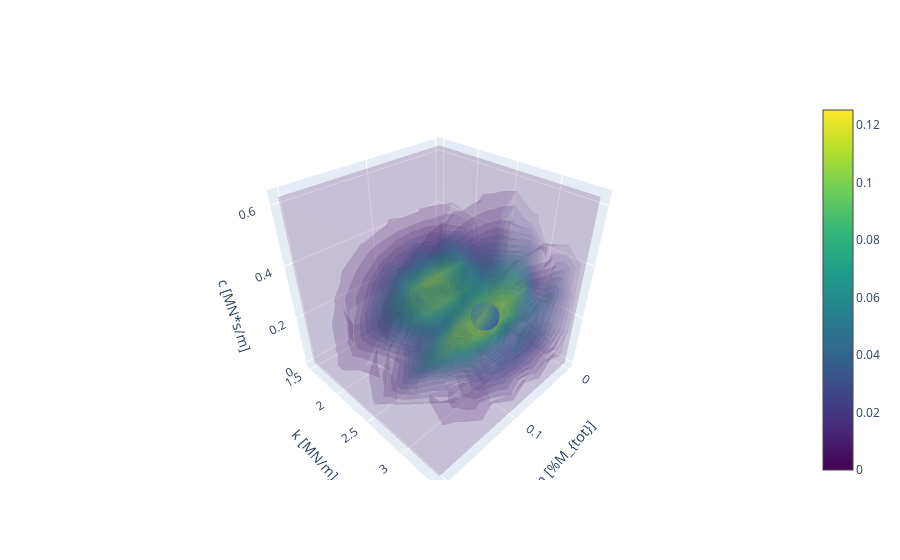

Write notebook code for a chart like this one.
### Markdown cell above
**Plot MCMC parameter space in volumetric 3d**

### Code cell
fig = go.Figure()

fig.add_trace(
    go.Scatter3d(
        x=[m_best],
        y=[k_best],
        z=[c_best],
        marker=dict(
            size=10
        )
    )
)

fig.add_trace(
    go.Volume(
        x=m_grid.flatten(),
        y=k_grid.flatten(),
        z=c_grid.flatten(),
        value=grid_values,
        opacity=0.1, # needs to be small to see through all surfaces
        surface_count=20, # needs to be a large number for good volume rendering
        colorscale='Viridis'
    )
)

fig.update_layout(
    scene = dict(
        xaxis = dict(title='m [%M_{tot}]'),
        yaxis = dict(title='k [MN/m]'),
        zaxis = dict(title='c [MN*s/m]'),
        aspectmode='cube'
    )
)

fig.show()
fig.write_html('../results/mcmc_scatter.html')

### Figure 1 — Plotly figure (JSON) as saved in the notebook; plotly's stock layout.template omitted (floating-point values rounded to 4 significant figures; data arrays with more than 128 entries replaced by an {"elided": "..."} marker saying what was removed)
{"data": [{"marker": {"size": 10}, "type": "scatter3d", "x": [0.06807], "y": [2.782], "z": [0.2084]}, {"colorscale": [[0, "#440154"], [0.1111, "#482878"], [0.2222, "#3e4989"], [0.3333, "#31688e"], [0.4444, "#26828e"], [0.5556, "#1f9e89"], [0.6667, "#35b779"], [0.7778, "#6ece58"], [0.8889, "#b5de2b"], [1, "#fde725"]], "opacity": 0.1, "surface": {"count": 20}, "type": "volume", "value": {"elided": "1000 float values"}, "x": {"elided": "1000 float values"}, "y": {"elided": "1000 float values"}, "z": {"elided": "1000 float values"}}], "layout": {"scene": {"aspectmode": "cube", "xaxis": {"title": {"text": "m [%M_{tot}]"}}, "yaxis": {"title": {"text": "k [MN/m]"}}, "zaxis": {"title": {"text": "c [MN*s/m]"}}}}}
